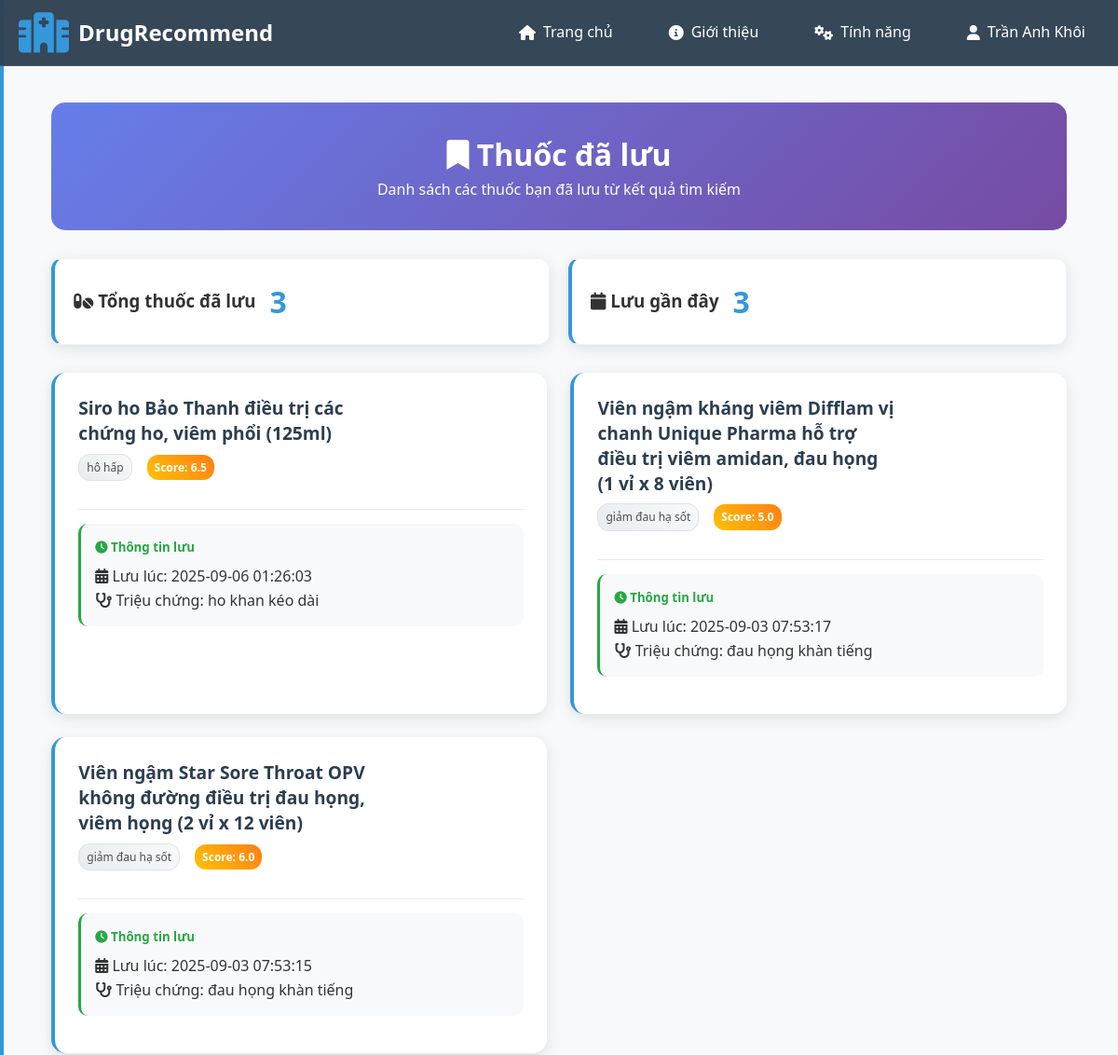
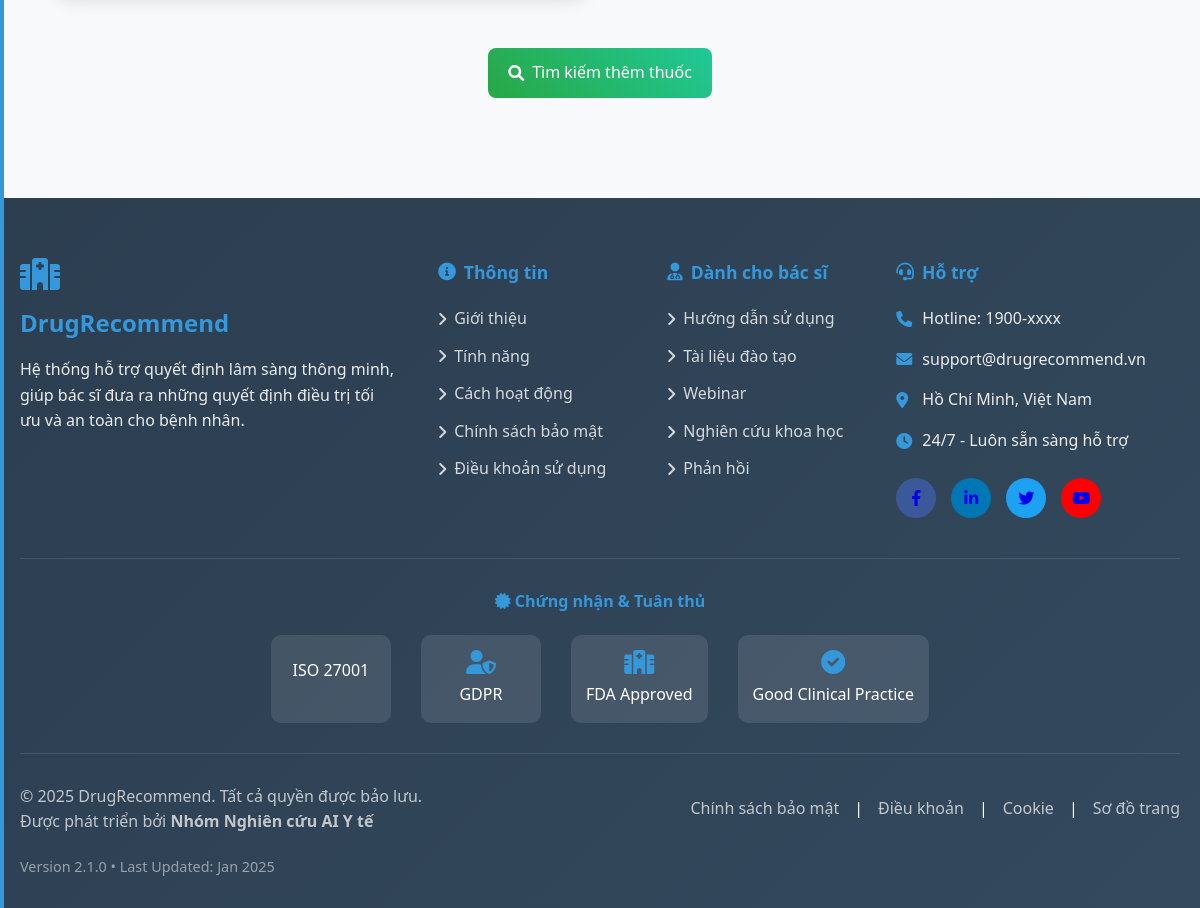
The app's page /saved_drugs (signed in) with its own data (2 pictures, top to bottom).
### tables this page shows
CREATE TABLE saved_drugs (
            id INTEGER PRIMARY KEY AUTOINCREMENT,
            user_id INTEGER NOT NULL,
            drug_index INTEGER NOT NULL,
            drug_name TEXT NOT NULL,
            drug_class TEXT,
            symptoms TEXT,
            score REAL,
            saved_at TIMESTAMP DEFAULT CURRENT_TIMESTAMP,
            notes TEXT,
            FOREIGN KEY (user_id) REFERENCES users (id),
            UNIQUE(user_id, drug_index)
        );

### app.py (the view)
@app.route('/saved_drugs')
@login_required
def saved_drugs_page():
    try:
        user_id = session['user_id']
        print(f"Loading saved drugs for user_id: {user_id}")  # Debug log
        saved_drugs = get_saved_drugs(user_id)
        print(f"Found {len(saved_drugs)} saved drugs")  # Debug log
        for drug in saved_drugs:
            print(f"Processing drug: {drug}")  # Debug log
            try:
                detailed_info = engine.get_enhanced_drug_info(drug['drug_index'])
                if 'error' not in detailed_info:
                    drug.update(detailed_info)
                    print(f"Updated drug info successfully")  # Debug log
                else:
                    print(f"Error getting drug info: {detailed_info}")  # Debug log
            except Exception as e:
                print(f"Exception getting drug info: {e}")  # Debug log
                pass  # Giữ thông tin cơ bản nếu không lấy được chi tiết
        user = {
            'user_id': session['user_id'],
            'username': session['username'],
            'full_name': session['full_name'],
            'role': session['role']
        }
        print(f"Rendering template with {len(saved_drugs)} drugs")  # Debug log
        return render_template('saved_drugs.html',
                             saved_drugs=saved_drugs,
                             user=user)
    except Exception as e:
        print(f"Error in saved_drugs_page: {e}")  # Debug log
        flash(f'Lỗi tải danh sách thuốc: {str(e)}', 'error')
        return redirect(url_for('index'))

### app.py (called while the page is built)
def login_required(f):
    @wraps(f)
    def decorated_function(*args, **kwargs):
        if 'user_id' not in session:
            flash('Vui lòng đăng nhập để truy cập.', 'warning')
            return redirect(url_for('login'))
        return f(*args, **kwargs)
    return decorated_function

    def get_enhanced_drug_info(self, idx):
        if self.data_final is None or idx >= len(self.data_final):
            return {'error': 'Không tìm thấy thuốc'}
        row = self.data_final.iloc[idx]
        return self._get_drug_info(idx, row)

### init.py (called while the page is built)
def get_db():
    conn = sqlite3.connect(DB_PATH)
    conn.row_factory = sqlite3.Row
    return conn

def get_saved_drugs(user_id):
    conn = get_db()
    saved_drugs = conn.execute('''
        SELECT * FROM saved_drugs
        WHERE user_id = ?
        ORDER BY saved_at DESC
    ''', (user_id,)).fetchall()
    conn.close()
    return [dict(drug) for drug in saved_drugs]

### templates/saved_drugs.html (shortened to what this page needs)
{% extends "layout/base.html" %}
{% block extra_css %}
{{ super() }}
<link rel="stylesheet" href="{{ url_for('static', filename='css/saved_drugs.css') }}">
{% endblock %}
{% block content %}
<div class="saved-container">
    <div class="saved-header">
        <h1><i class="fas fa-bookmark"></i> Thuốc đã lưu</h1>
        <p>Danh sách các thuốc bạn đã lưu từ kết quả tìm kiếm</p>
    </div>
    <div class="saved-stats">
        <div class="stat-card">
            <h3><i class="fas fa-pills"></i> Tổng thuốc đã lưu</h3>
            <div class="stat-value">{{ saved_drugs|length }}</div>
        </div>
        <div class="stat-card">
            <h3><i class="fas fa-calendar"></i> Lưu gần đây</h3>
            <div class="stat-value">
                {% set recent_count = saved_drugs|selectattr('saved_at')|list|length %}
                {{ recent_count }}
            </div>
        </div>
    </div>
    {% if saved_drugs %}
        <div class="saved-drugs-grid">
            {% for drug in saved_drugs %}
            <div class="saved-drug-card">
                <div class="drug-header">
                    <div class="drug-summary">
                        <div class="drug-name">{{ drug.drug_name }}</div>
                        <div class="drug-meta">
                            <span class="drug-class">{{ drug.drug_class or 'Tổng hợp' }}</span>
                            {% if drug.score %}
                                <span class="score-badge">Score: {{ drug.score }}</span>
                            {% endif %}
                        </div>
                    </div>
                </div>
                <div class="saved-info">
                    <h5><i class="fas fa-clock"></i> Thông tin lưu</h5>
                    <div class="saved-date">
                        <i class="fas fa-calendar-alt"></i>
                        Lưu lúc: {{ drug.saved_at }}
                    </div>
                    {% if drug.symptoms %}
                    <div class="symptoms-used">
                        <i class="fas fa-stethoscope"></i>
                        Triệu chứng: {{ drug.symptoms }}
                    </div>
                    {% endif %}
                </div>
            </div>
            {% endfor %}
        </div>
    {% endif %}
    {% if saved_drugs %}
    <div style="text-align: center; margin-top: 30px;">
        <a href="{{ url_for('index') }}" class="back-to-search">
            <i class="fas fa-search"></i> Tìm kiếm thêm thuốc
        </a>
    </div>
    {% endif %}
</div>
{% endblock %}

### static/css/style.css (style rules this page uses)
* { margin: 0; padding: 0; box-sizing: border-box; }
html, body { margin: 0; padding: 0; width: 100%; overflow-x: hidden; font-family: 'Segoe UI', Tahoma, Geneva, Verdana, sans-serif; line-height: 1.6; color: #333; scroll-behavior: smooth; }
body { background: #f8f9fa; min-height: 100vh; display: flex; flex-direction: column; }
.drug-header { display: flex; justify-content: space-between; align-items: flex-start; gap: 20px; margin-bottom: 20px; padding-bottom: 15px; border-bottom: 2px solid #f1f2f6; }
.drug-summary { flex: 1; min-width: 0; max-width: calc(100% - 160px); }
.drug-name { font-size: 1.5em; font-weight: bold; color: #2c3e50; margin-bottom: 12px; word-wrap: break-word; overflow-wrap: break-word; hyphens: auto; line-height: 1.3; }
.drug-meta { display: flex; gap: 10px; margin-bottom: 15px; flex-wrap: wrap; align-items: center; }
.drug-class { background: linear-gradient(45deg, #e9ecef, #f8f9fa); color: #495057; padding: 6px 12px; border-radius: 15px; font-size: 12px; font-weight: 500; border: 1px solid #dee2e6; }
.stat-card { background: white; padding: 25px; border-radius: 12px; box-shadow: 0 4px 15px rgba(0,0,0,0.08); display: flex; align-items: center; gap: 15px; transition: all 0.3s ease; border: 1px solid #f1f2f6; }

### static/css/saved_drugs.css (style rules this page uses)
.saved-container { max-width: 1200px; margin: 0 auto; padding: 40px 20px; margin-top: 70px; }
.saved-header { background: linear-gradient(135deg, #667eea 0%, #764ba2 100%); color: white; padding: 30px; border-radius: 15px; margin-bottom: 30px; text-align: center; }
.saved-stats { display: grid; grid-template-columns: repeat(auto-fit, minmax(200px, 1fr)); gap: 20px; margin-bottom: 30px; }
.stat-card { background: white; padding: 20px; border-radius: 12px; box-shadow: 0 4px 15px rgba(0,0,0,0.1); text-align: center; border-left: 4px solid #3498db; }
.stat-value { font-size: 2em; font-weight: bold; color: #3498db; }
.saved-drugs-grid { display: grid; grid-template-columns: repeat(auto-fill, minmax(350px, 1fr)); gap: 25px; }
.saved-drug-card { background: white; border-radius: 15px; padding: 25px; box-shadow: 0 4px 15px rgba(0,0,0,0.1); transition: all 0.3s ease; border-left: 4px solid #3498db; }
.drug-name { font-size: 1.3em; font-weight: bold; color: #2c3e50; margin-bottom: 8px; }
.drug-class { background: linear-gradient(45deg, #e9ecef, #f8f9fa); color: #495057; padding: 4px 8px; border-radius: 12px; font-size: 12px; display: inline-block; margin-right: 8px; }
.score-badge { background: linear-gradient(45deg, #ffc107, #fd7e14); color: white; padding: 4px 8px; border-radius: 12px; font-size: 12px; font-weight: bold; }
.saved-info { background: #f8f9fa; padding: 15px; border-radius: 10px; margin: 15px 0; border-left: 3px solid #28a745; }
.saved-info h5 { color: #28a745; margin-bottom: 8px; }
.back-to-search { display: inline-flex; align-items: center; gap: 8px; padding: 12px 20px; background: linear-gradient(45deg, #28a745, #20c997); color: white; text-decoration: none; border-radius: 8px; transition: all 0.3s ease; margin-top: 20px; }
.drug-summary { flex: 1; min-width: 0; }
.drug-meta { display: flex; gap: 8px; flex-wrap: wrap; align-items: center; margin-top: 8px; }
.saved-drug-card .drug-header { display: block; margin-bottom: 15px; padding-bottom: 15px; border-bottom: 1px solid #e9ecef; }
.saved-drug-card .drug-name { font-size: 1.2em; font-weight: bold; color: #2c3e50; margin-bottom: 8px; line-height: 1.4; }
.saved-drug-card::before { width: 4px; height: 100%; background: #3498db; position: absolute; left: 0; top: 0; content: ''; }

### records on screen
saved_drugs: drug_name "Siro ho Bảo Thanh điều trị các chứng ho, viêm phổi (125ml)", drug_class "hô hấp", score "6.5", saved_at "2025-09-06 01:26:03", symptoms "ho khan kéo dài"
saved_drugs: drug_name "Viên ngậm kháng viêm Difflam vị chanh Unique Pharma hỗ trợ điều trị viêm amidan, đau họng (1 vỉ x 8 viên)", drug_class "giảm đau hạ sốt", score "5.0", saved_at "2025-09-03 07:53:17", symptoms "đau họng khàn tiếng"
saved_drugs: drug_name "Viên ngậm Star Sore Throat OPV không đường điều trị đau họng, viêm họng (2 vỉ x 12 viên)", drug_class "giảm đau hạ sốt", score "6.0", saved_at "2025-09-03 07:53:15", symptoms "đau họng khàn tiếng"

### other values on screen
{{ user.full_name }} "Trần Anh Khôi"
{{ saved_drugs|length }} "3"
{{ recent_count }} "3"
